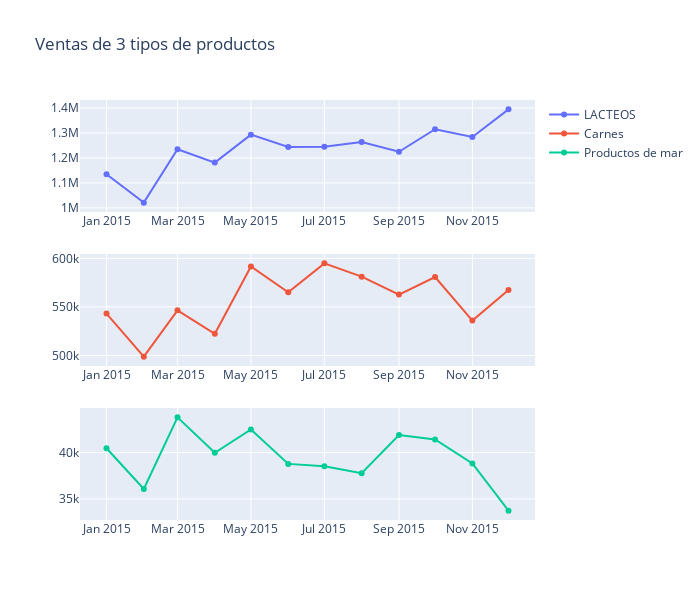

Write notebook code for a chart like this one.
### Code cell
fig = make_subplots(rows=3, cols=1 )

fig.append_trace(
    go.Scatter(# añadimos grafico de tipo scatter, el de lineas
        x=df.index.values,
        y=df['DAIRY'],
        name='LACTEOS'
    ),row=1 , col=1
)# hasta aqui solo hace este primer grafico

fig.append_trace(
     go.Scatter(
        x=df.index.values,
        y=df['MEATS'],
        name='Carnes'
    ),row=2 , col=1
)

fig.append_trace(
     go.Scatter(
        x=df.index.values,
        y=df['SEAFOOD'],
        name='Productos de mar'
    ),row=3, col=1
)


fig.update_layout(
    height=600,
    width=700,
    title_text="Ventas de 3 tipos de productos"
)

fig.show()

### Figure 1 — Plotly figure (JSON) as saved in the notebook; plotly's stock layout.template omitted (floating-point values rounded to 4 significant figures)
{"data": [{"name": "LACTEOS", "type": "scatter", "x": ["2015-01", "2015-02", "2015-03", "2015-04", "2015-05", "2015-06", "2015-07", "2015-08", "2015-09", "2015-10", "2015-11", "2015-12"], "xaxis": "x", "y": [1134521, 1020747, 1234851, 1181180, 1293308, 1243588, 1244815, 1263428, 1224619, 1314827, 1283672, 1394582], "yaxis": "y"}, {"name": "Carnes", "type": "scatter", "x": ["2015-01", "2015-02", "2015-03", "2015-04", "2015-05", "2015-06", "2015-07", "2015-08", "2015-09", "2015-10", "2015-11", "2015-12"], "xaxis": "x2", "y": [543100.0, 498700.0, 546500.0, 522300.0, 591700.0, 565000.0, 594900.0, 581200.0, 562700.0, 580800.0, 535900.0, 567400.0], "yaxis": "y2"}, {"name": "Productos de mar", "type": "scatter", "x": ["2015-01", "2015-02", "2015-03", "2015-04", "2015-05", "2015-06", "2015-07", "2015-08", "2015-09", "2015-10", "2015-11", "2015-12"], "xaxis": "x3", "y": [40470.0, 36070.0, 43810.0, 39980.0, 42510.0, 38780.0, 38540.0, 37770.0, 41910.0, 41420.0, 38820.0, 33730.0], "yaxis": "y3"}], "layout": {"height": 600, "title": {"text": "Ventas de 3 tipos de productos"}, "width": 700, "xaxis": {"anchor": "y", "domain": [0, 1]}, "xaxis2": {"anchor": "y2", "domain": [0, 1]}, "xaxis3": {"anchor": "y3", "domain": [0, 1]}, "yaxis": {"anchor": "x", "domain": [0.7333, 1]}, "yaxis2": {"anchor": "x2", "domain": [0.3667, 0.6333]}, "yaxis3": {"anchor": "x3", "domain": [0, 0.2667]}}}
